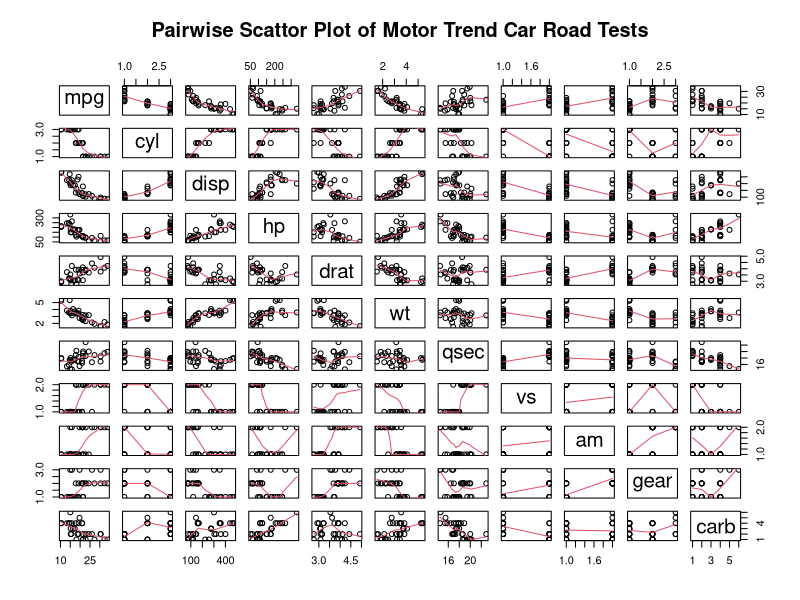
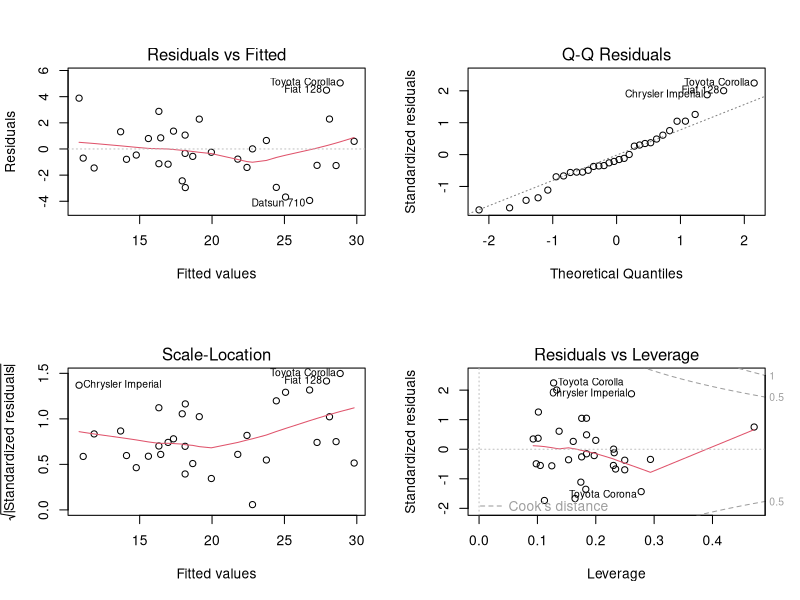

Write the R code that produced these figures, in order.
## ---- chunk 1
summary(mtcars)
## ---- chunk 2
mtcars$cyl <- factor(mtcars$cyl)
mtcars$vs <- factor(mtcars$vs)
mtcars$am <- factor(mtcars$am, labels=c('Automatic','Manual'))
mtcars$gear <- factor(mtcars$gear)
mtcars$carb <- factor(mtcars$carb)
## ---- chunk 3
m1 <- lm(mpg ~ ., data = mtcars)
summary(m1)
## ---- chunk 4
m2 <- step(m1, direction="backward")
## ---- chunk 5
summary(m2)
## ---- chunk 6
pairs(mtcars, panel=panel.smooth, main="Pairwise Scattor Plot of Motor Trend Car Road Tests")
## ---- chunk 7
par(mfrow = c(2, 2))
plot(m2)
